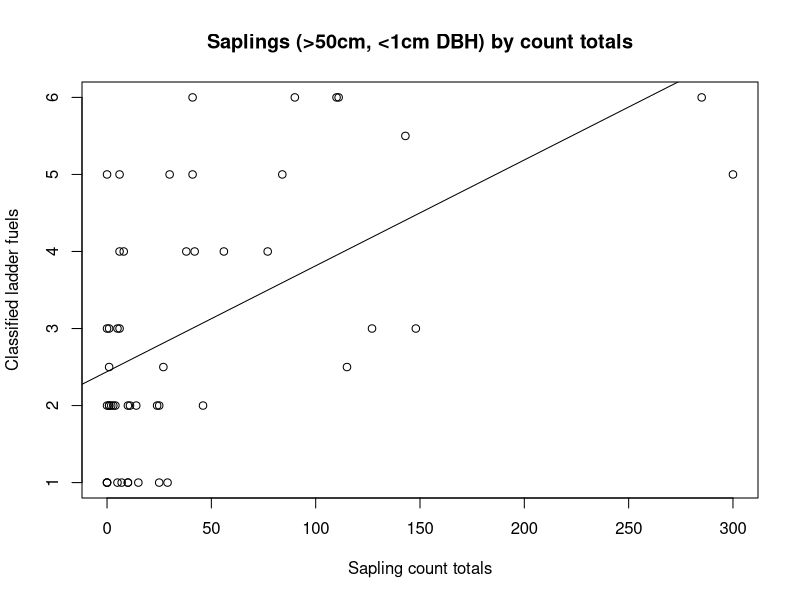
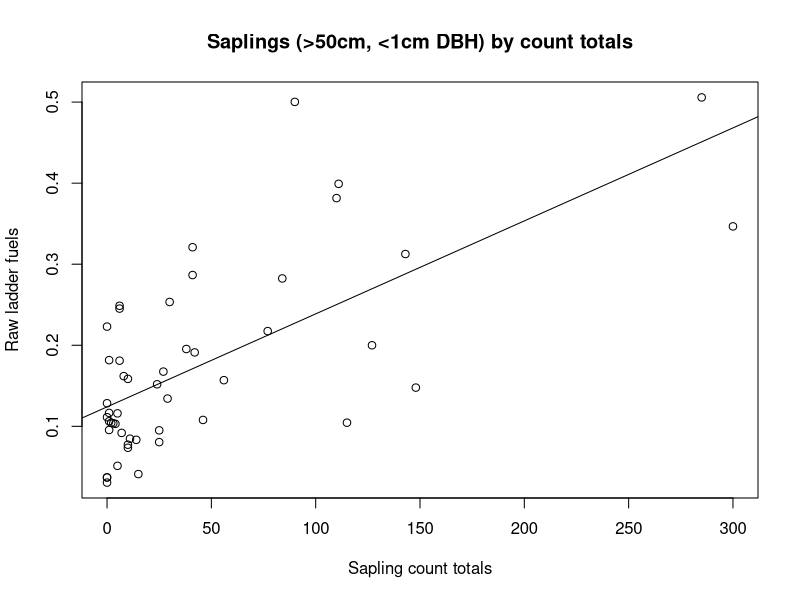
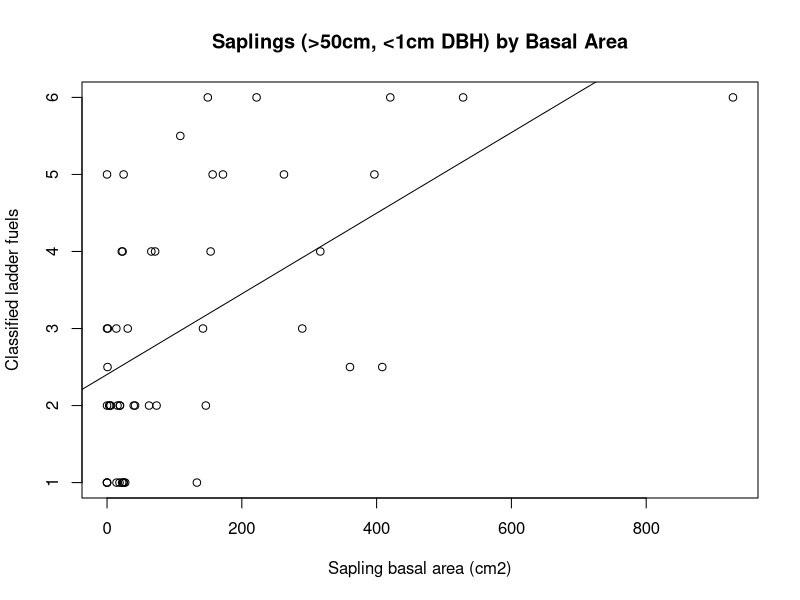
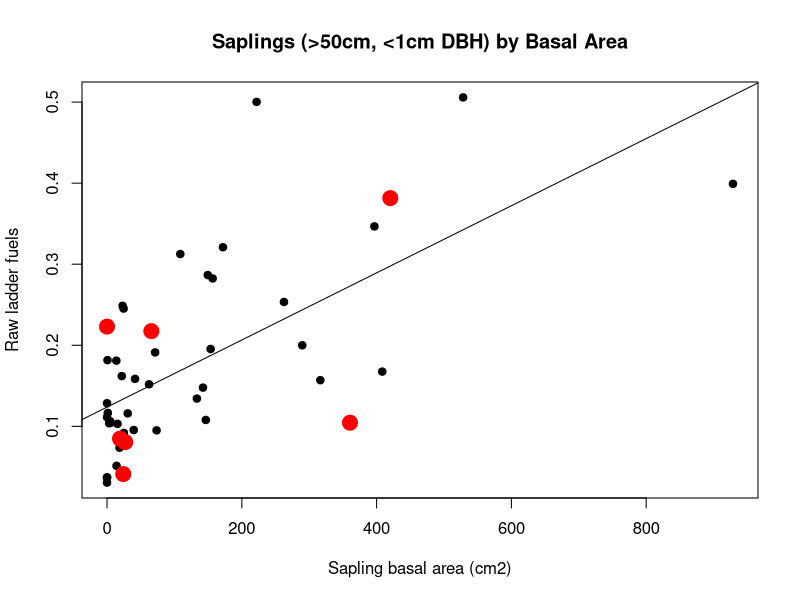
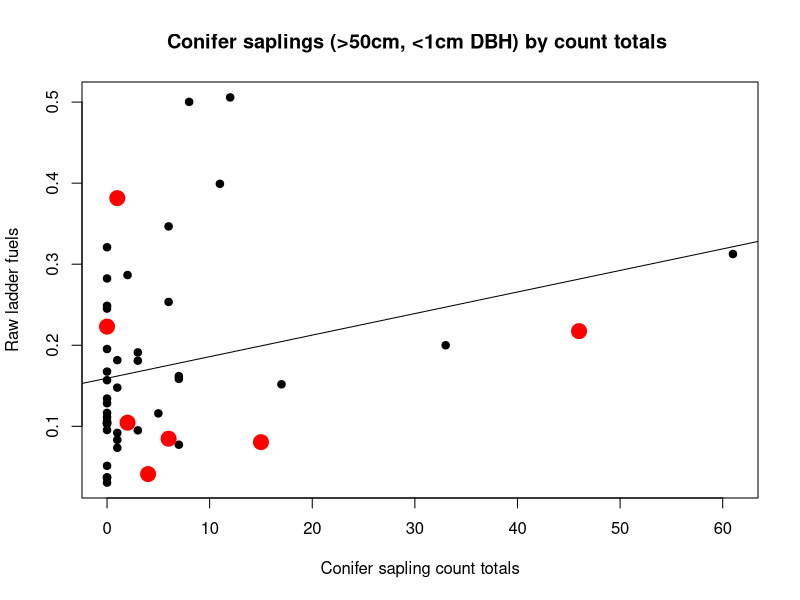
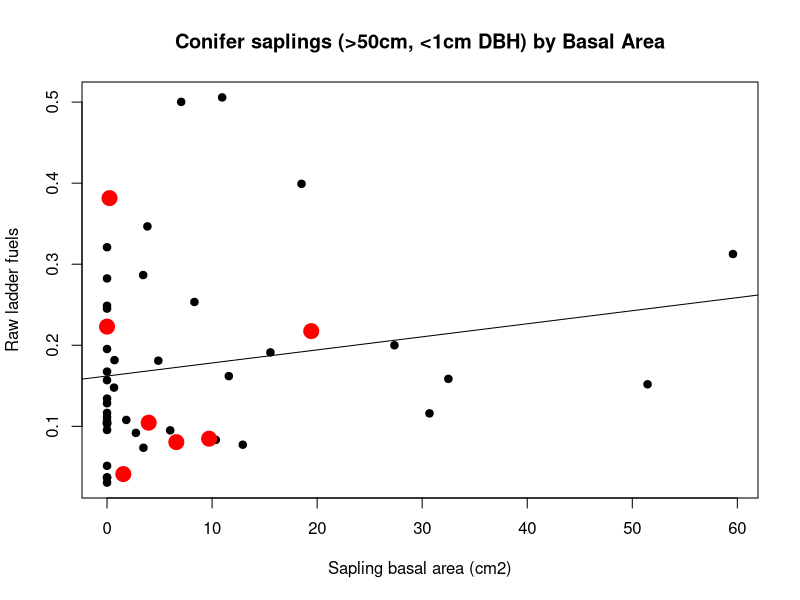
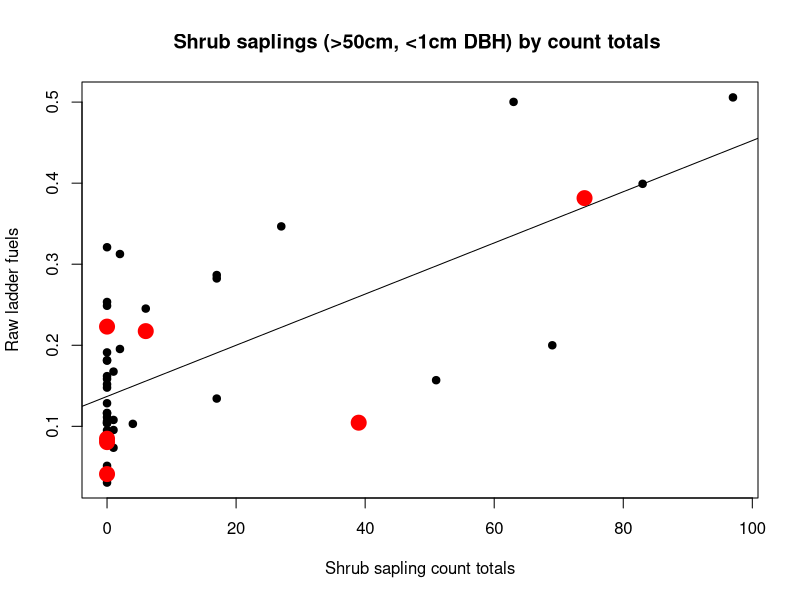
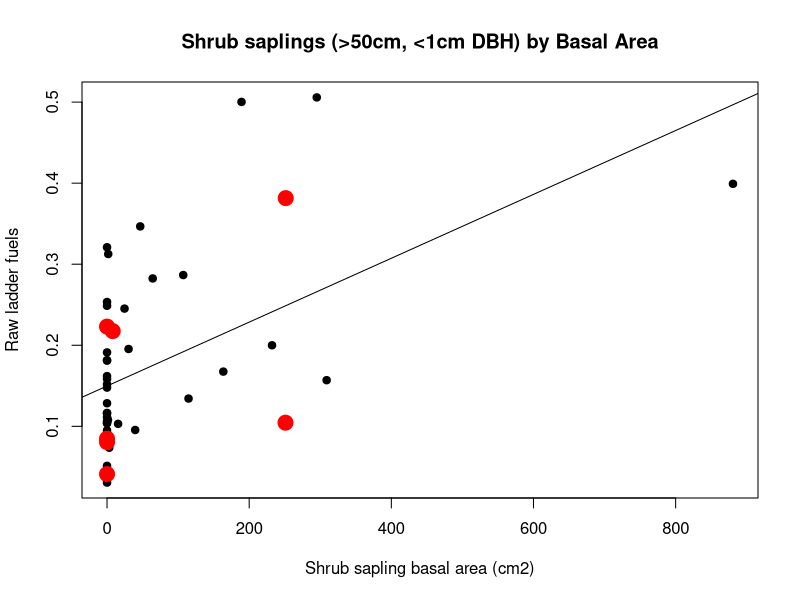

The R source for these figures, in order: (Note: this script raises an error after producing the figures.)
# compare seju counts to ladder fuels
rm(list=ls())


#read in pl data frame 

pl <- read.csv("data/pl_data.csv")
pl$DF.rem <- 0
pl$DF.rem[c(20,21,49,40,41,6,25)] <- 1 #from a random word document*

#saplings_all

plot(cl~sapling.count,data=pl[-28,],main = "Saplings (>50cm, <1cm DBH) by count totals",ylab='Classified ladder fuels',xlab='Sapling count totals')
fit <- lm(cl~sapling.count,data=pl[-28,])
abline(fit)
summary(fit)

plot(rl~sapling.count,data=pl[-28,],main = "Saplings (>50cm, <1cm DBH) by count totals",ylab='Raw ladder fuels',xlab='Sapling count totals')
fit <- lm(rl~sapling.count,data=pl[-28,])
abline(fit)
summary(fit)


plot(cl~sapling.BA,data=pl[-28,],main = "Saplings (>50cm, <1cm DBH) by Basal Area",ylab='Classified ladder fuels',xlab='Sapling basal area (cm2)')
fit <- lm(cl~sapling.BA,data=pl[-28,])
abline(fit)
summary(fit)

plot(rl~sapling.BA,data=pl[-28,],main = "Saplings (>50cm, <1cm DBH) by Basal Area",ylab='Raw ladder fuels',xlab='Sapling basal area (cm2)',pch=19)
points(rl~sapling.BA,data=pl[pl$DF.rem==1,],pch=19,col='red',cex=2)
fit <- lm(rl~sapling.BA,data=pl[-28,])
abline(fit)
summary(fit)

#conifer saplings

plot(rl~consap.count,data=pl[-28,],main = "Conifer saplings (>50cm, <1cm DBH) by count totals ",ylab='Raw ladder fuels',xlab='Conifer sapling count totals',pch=19)
points(rl~consap.count,data=pl[pl$DF.rem==1,],pch=19,col='red',cex=2)
fit <- lm(rl~consap.count,data=pl[-28,])
abline(fit)
summary(fit)

plot(rl~consap.BA,data=pl[-28,],main = "Conifer saplings (>50cm, <1cm DBH) by Basal Area",ylab='Raw ladder fuels',xlab='Sapling basal area (cm2)',pch=19)
points(rl~consap.BA,data=pl[pl$DF.rem==1,],pch=19,col='red',cex=2)
fit <- lm(rl~consap.BA,data=pl[-28,])
abline(fit)
summary(fit)

#shrub species_saplings

plot(rl~shrubsap.count,data=pl[-28,],main = "Shrub saplings (>50cm, <1cm DBH) by count totals ",ylab='Raw ladder fuels',xlab='Shrub sapling count totals',pch=19)
points(rl~shrubsap.count,data=pl[pl$DF.rem==1,],pch=19,col='red',cex=2)
fit <- lm(rl~shrubsap.count,data=pl[-28,])
abline(fit)
summary(fit)

plot(rl~shrubsap.BA,data=pl[-28,],main = "Shrub saplings (>50cm, <1cm DBH) by Basal Area",ylab='Raw ladder fuels',xlab='Shrub sapling basal area (cm2)',pch=19)
points(rl~shrubsap.BA,data=pl[pl$DF.rem==1,],pch=19,col='red',cex=2)
fit <- lm(rl~shrubsap.BA,data=pl[-28,])
abline(fit)
summary(fit)

#hardwood species_saplings

plot(rl~htsap.count,data=pl[-28,],main = "Hardwood species saplings (>50cm, <1cm DBH) by count totals ",ylab='Raw ladder fuels',xlab='Hardwood species sapling count totals',pch=19)
points(rl~htsap.count,data=pl[pl$DF.rem==1,],pch=19,col='red',cex=2)
fit <- lm(rl~htsap.count,data=pl[-28,])
abline(fit)
summary(fit)

plot(rl~htsap.BA,data=pl[-28,],main = "Hardwood species saplings (>50cm, <1cm DBH) by Basal Area",ylab='Raw ladder fuels',xlab='Hardwood species sapling basal area (cm2)',pch=19)
points(rl~htsap.BA,data=pl[pl$DF.rem==1,],pch=19,col='red',cex=2)
fit <- lm(rl~htsap.BA,data=pl[-28,])
abline(fit)
summary(fit)

#small trees_all

#plot(cl~TBA_1_3,data=pl, main = "Small trees (1-3cm DBH) by Basal Area",ylab='Classified ladder #fuels',xlab='Small tree (1-3cm DBH) basal area (cm2)',pch=19)
#fit <- lm(cl~TBA_1_3,data=pl)
#abline(fit)
#summary(fit)


plot(rl~TBA_1_3,data=pl, main = "Small trees (1-3cm DBH) by Basal Area",ylab='Raw ladder fuels',xlab='Small tree (1-3cm DBH) basal area (cm2)',pch=19)
points(rl~TBA_1_3,data=pl[pl$DF.rem==1,],pch=19,col='red',cex=2)
fit <- lm(rl~TBA_1_3,data=pl)
abline(fit)
summary(fit)

plot(rl~TBA_3_5,data=pl, main = "Small trees (3-5cm DBH) by Basal Area",ylab='Raw ladder fuels',xlab='Small tree (3_5 cm DBH) basal area (cm2)',pch=19)
points(rl~TBA_3_5,data=pl[pl$DF.rem==1,],pch=19,col='red',cex=2)
fit <- lm(rl~TBA_3_5,data=pl)
abline(fit)
summary(fit)

plot(rl~TBA_5_7,data=pl, main = "Small trees (5-7cm DBH) by Basal Area",ylab='Raw ladder fuels',xlab='Small tree (5-7cm DBH) basal area (cm2)',pch=19)
points(rl~TBA_5_7,data=pl[pl$DF.rem==1,],pch=19,col='red',cex=2)
fit <- lm(rl~TBA_5_7,data=pl)
abline(fit)
summary(fit)

plot(rl~TBA_7_10,data=pl, main = "Small trees (7-10cm DBH) by Basal Area",ylab='Raw ladder fuels',xlab='Small tree (7-10cm DBH) basal area (cm2)',pch=19)
points(rl~TBA_7_10,data=pl[pl$DF.rem==1,],pch=19,col='red',cex=2)
fit <- lm(rl~TBA_7_10,data=pl)
abline(fit)
summary(fit)

#conifer trees

plot(rl~conTBA_1_3,data=pl, main = "Small conifer trees (1-3cm DBH) by Basal Area",ylab='Raw ladder fuels',xlab='Small conifer tree (1-3cm DBH) basal area (cm2)',pch=19)
points(rl~conTBA_1_3,data=pl[pl$DF.rem==1,],pch=19,col='red',cex=2)
fit <- lm(rl~conTBA_1_3,data=pl)
abline(fit)
summary(fit)

plot(rl~conTBA_3_5,data=pl, main = "Small conifer trees (3-5cm DBH) by Basal Area",ylab='Raw ladder fuels',xlab='Small conifer tree (3_5 cm DBH) basal area (cm2)',pch=19)
points(rl~conTBA_3_5,data=pl[pl$DF.rem==1,],pch=19,col='red',cex=2)
fit <- lm(rl~conTBA_3_5,data=pl)
abline(fit)
summary(fit)

plot(rl~conTBA_5_7,data=pl, main = "Small conifer trees (5-7cm DBH) by Basal Area",ylab='Raw ladder fuels',xlab='Small conifer tree (5-7cm DBH) basal area (cm2)',pch=19)
points(rl~conTBA_5_7,data=pl[pl$DF.rem==1,],pch=19,col='red',cex=2)
fit <- lm(rl~conTBA_5_7,data=pl)
abline(fit)
summary(fit)

plot(rl~conTBA_7_10,data=pl, main = "Small conifer trees (7-10cm DBH) by Basal Area",ylab='Raw ladder fuels',xlab='Small conifer tree (7-10cm DBH) basal area (cm2)',pch=19)
points(rl~conTBA_7_10,data=pl[pl$DF.rem==1,],pch=19,col='red',cex=2)
fit <- lm(rl~conTBA_7_10,data=pl)
abline(fit)
summary(fit)

#shrub species_trees

plot(rl~shrubTBA_1_3,data=pl, main = "Shrub species small trees (1-3cm DBH) by Basal Area",ylab='Raw ladder fuels',xlab='Shrub species small tree (1-3cm DBH) basal area (cm2)',pch=19)
points(rl~shrubTBA_1_3,data=pl[pl$DF.rem==1,],pch=19,col='red',cex=2)
fit <- lm(rl~shrubTBA_1_3,data=pl)
abline(fit)
summary(fit)

plot(rl~shrubTBA_3_5,data=pl, main = "Shrub species small trees (3-5cm DBH) by Basal Area",ylab='Raw ladder fuels',xlab='Shrub species small tree (3_5 cm DBH) basal area (cm2)',pch=19)
points(rl~shrubTBA_3_5,data=pl[pl$DF.rem==1,],pch=19,col='red',cex=2)
fit <- lm(rl~shrubTBA_3_5,data=pl)
abline(fit)
summary(fit)

plot(rl~shrubTBA_5_7,data=pl, main = "Shrub species small trees (5-7cm DBH) by Basal Area",ylab='Raw ladder fuels',xlab='Shrub species small tree (5-7cm DBH) basal area (cm2)',pch=19)
points(rl~shrubTBA_5_7,data=pl[pl$DF.rem==1,],pch=19,col='red',cex=2)
fit <- lm(rl~shrubTBA_5_7,data=pl)
abline(fit)
summary(fit)

plot(rl~shrubTBA_7_10,data=pl, main = "Shrub species small trees (7-10cm DBH) by Basal Area",ylab='Raw ladder fuels',xlab='Shrub species small tree (7-10cm DBH) basal area (cm2)',pch=19)
points(rl~shrubTBA_7_10,data=pl[pl$DF.rem==1,],pch=19,col='red',cex=2)
fit <- lm(rl~shrubTBA_7_10,data=pl)
abline(fit)
summary(fit)

# Multiple regression of contribution of saplings vs. small trees
head(pl)
cor(pl[,c('sapling.BA','TBA_1_3','TBA_3_5','TBA_5_7','TBA_7_10')])
pl$TBA_1_5 <- pl$TBA_1_3 + pl$TBA_3_5
pl$TBA_5_10 <- pl$TBA_5_7 + pl$TBA_7_10

cor(pl[-28,c('sapling.BA','TBA_1_5','TBA_5_10')])

fit <- glm(rl~sapling.BA + TBA_1_5,data=pl[-28,])
summary(fit)

plot(rl~sapling.BA,data=pl[-28,])
fit <- lm(rl~sapling.BA,data=pl[-28,])
summary(fit)

plot(rl~TBA_1_5,data=pl[-28,])
fit <- lm(rl~TBA_1_5,data=pl[-28,])
summary(fit)

plot(rl~TBA_1_3,data=pl[-28,])
fit <- lm(rl~TBA_1_3,data=pl[-28,])
summary(fit)

plot(rl~TBA_3_5,data=pl[-28,])
fit <- lm(rl~TBA_3_5,data=pl[-28,])
summary(fit)

#####This was used before creating main "pl" dataframe for pepperwood ladderfuels####

# read in seju data summarized by plot
seju.data.p <- read.csv('data/seju_data_p.csv')
dim(seju.data.p)

# read in ladder fuel data
ld <- read.csv('data/mean_ladder_fuel_54.csv')
dim(ld)

seju.data.p$ld <- ld$ld[1:50]
seju.data.p$rl <- ld$rl[1:50]
head(seju.data.p)

#plot(seju.data.p$ld~seju.data.p$Total.Number)
plot(ld~Total.Number,data=seju.data.p)
fit <- lm(ld~Total.Number,data=seju.data.p)
abline(fit)

# compare saplings
saplings.p <- read.csv('data/saplings_p.csv')
dim(saplings.p)

saplings.p$ld <- ld$ld[1:50]
saplings.p$rl <- ld$rl[1:50]
head(saplings.p)

# run these lines to replace NAs with zeros
saplings.p$Basal.Area[which(is.na(saplings.p$Basal.Area))] <- 0
saplings.p$Count[which(is.na(saplings.p$Count))] <- 0

plot(ld~Basal.Area,data=saplings.p[-28,],main = "Saplings (>50cm, <1cm DBH) by Basal Area")
fit <- lm(ld~Basal.Area,data=saplings.p[-28,])
abline(fit)
summary(fit)

plot(rl~Basal.Area,data=saplings.p[-28,],main = "Saplings (>50cm, <1cm DBH) by Basal Area")
fit <- lm(rl~Basal.Area,data=saplings.p[-28,])
abline(fit)
summary(fit)

plot(ld~Count,data=saplings.p[-28,],main = "Saplings (>50cm, <1cm DBH) by count totals")
fit <- lm(ld~Count,data=saplings.p[-28,])
abline(fit)
summary(fit)

plot(rl~Count,data=saplings.p[-28,],main = "Saplings (>50cm, <1cm DBH) by count totals")
fit <- lm(rl~Count,data=saplings.p[-28,])
abline(fit)
summary(fit)

# compare small trees
smalltrees.p <- read.csv('data/trees_1_5_p.csv')
dim(smalltrees.p)

smalltrees.p$ld <- ld$ld[1:50]
smalltrees.p$rl <- ld$rl[1:50]
head(smalltrees.p)

# run these lines to replace NAs with zeros
smalltrees.p$Basal.Area[which(is.na(smalltrees.p$Basal.Area))] <- 0
#smalltrees.p$Count[which(is.na(smalltrees.p$Count))] <- 0

smalltrees.p$log10.Basal.Area <- log10(smalltrees.p$Basal.Area+1)
smalltrees.p$log10.rl <- log10(smalltrees.p$rl+1)

plot(ld~Basal.Area,data=smalltrees.p, main = "Small trees (1-5cm DBH) by Basal Area")
fit <- lm(ld~Basal.Area,data=smalltrees.p)
abline(fit)
summary(fit)

#uncomment to identify specific points
#identify(smalltrees.p$ld~smalltrees.p$Basal.Area)

plot(rl~Basal.Area,data=smalltrees.p, main = "Small trees (1-5cm DBH) by Basal Area")
fit <- lm(rl~Basal.Area,data=smalltrees.p)
abline(fit)
summary(fit)

plot(log10.rl~log10.Basal.Area,data=smalltrees.p,main = "Small trees (1-5cm DBH) by Basal Area")
fit <- lm(log10.rl~log10.Basal.Area,data=smalltrees.p)
abline(fit)
summary(fit)



# raw vs. classified
plot(ld~rl,data=smalltrees.p)

## add together small trees and saplings
head(saplings.p)
head(smalltrees.p)
smalltrees.p$sap.smtr.BA <- saplings.p$Basal.Area+smalltrees.p$Basal.Area

plot(ld~sap.smtr.BA,data=smalltrees.p[-28,])
fit <- lm(ld~sap.smtr.BA,data=smalltrees.p[-28,])
abline(fit)
summary(fit)
identify(smalltrees.p$ld[-28]~smalltrees.p$sap.smtr.BA[-28])
